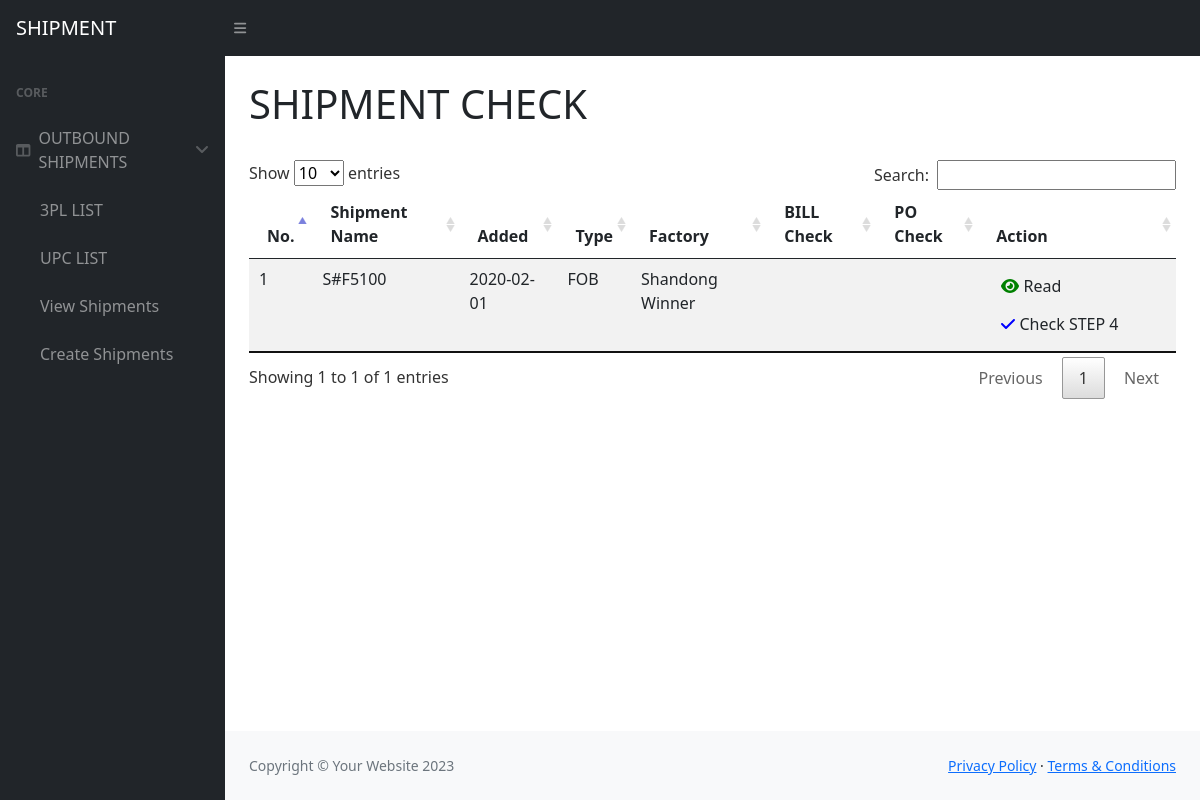
Before: /index.php/billcheck with the older database file.
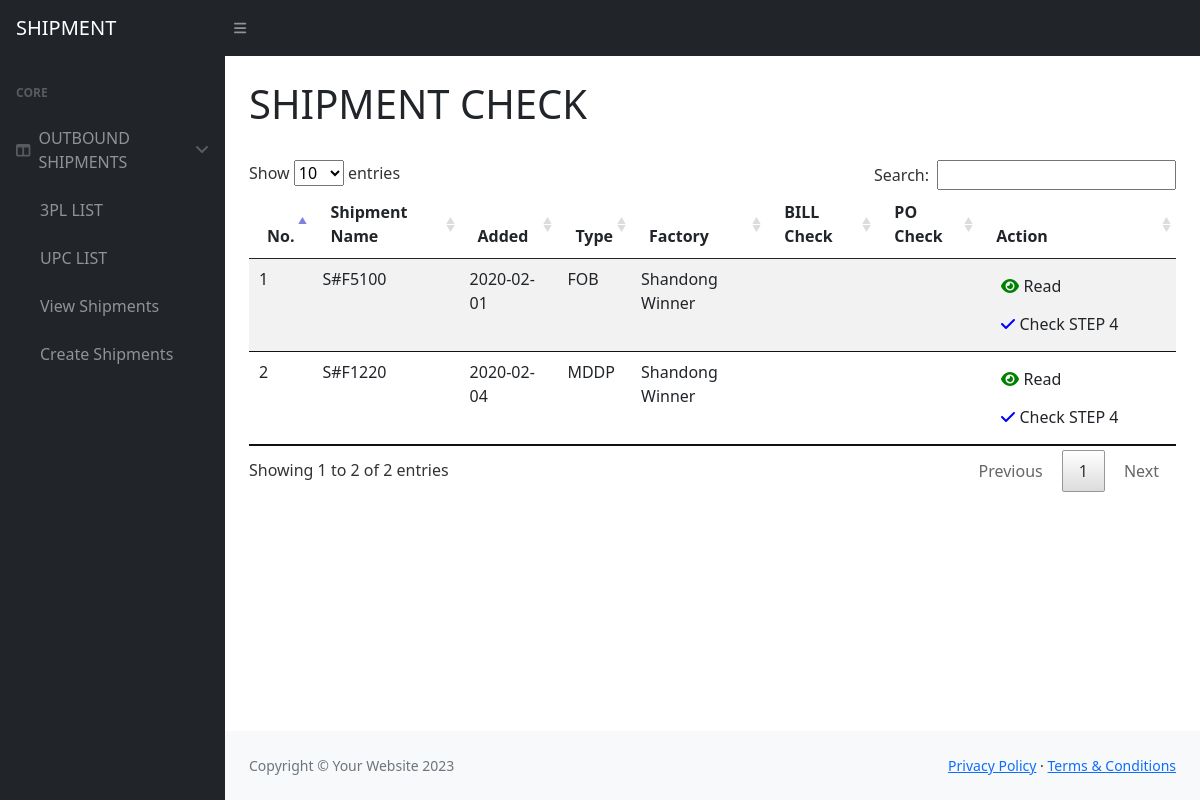
After: the same page with the newer database file.
### tables this page shows
CREATE TABLE `shipment_header`  (
  `id` int NOT NULL AUTO_INCREMENT COMMENT 'id',
  `shipment_id` int NOT NULL COMMENT 'shipment id',
  `date_entered` date NULL DEFAULT NULL COMMENT 'DATA ENTERED',
  `shipment_type` varchar(11) NOT NULL COMMENT 'SHIPMENT TYPE',
  `factory` varchar(255) NULL DEFAULT NULL COMMENT 'FACTORY',
  `carrier` varchar(255) NULL DEFAULT NULL COMMENT 'CARRIERP',
  `bl` varchar(255) NULL DEFAULT NULL COMMENT 'BL#',
  `bill_date` date NULL DEFAULT NULL COMMENT 'BILL/INV DATE',
  `docs_date` date NULL DEFAULT NULL COMMENT 'DOCS RCVD DATE',
  `bill` varchar(255) NULL DEFAULT NULL COMMENT 'BILL#',
  `amount` double NULL DEFAULT NULL COMMENT 'AMOUNT',
  `created_at` timestamp NULL DEFAULT NULL COMMENT 'created date',
  `bill_check` int NOT NULL DEFAULT 0 COMMENT 'bill_check step4 0-non 1-active',
  `po_check` int NOT NULL DEFAULT 0 COMMENT 'po_check 0-non 1-active',
  PRIMARY KEY (`id`) USING BTREE,
  INDEX `shipment_id`(`shipment_id` ASC) USING BTREE,
  CONSTRAINT `shipment_header_ibfk_1` FOREIGN KEY (`shipment_id`) REFERENCES `shipment` (`id`) ON DELETE CASCADE ON UPDATE RESTRICT
);

CREATE TABLE `shipment`  (
  `id` int NOT NULL AUTO_INCREMENT COMMENT 'id',
  `name` varchar(255) NOT NULL COMMENT 'folder name',
  `input_1_name` varchar(255) NULL DEFAULT NULL COMMENT 'Bill of Lading file name',
  `input_2_name` varchar(255) NULL DEFAULT NULL COMMENT 'Invoice name',
  `input_3_name` varchar(255) NULL DEFAULT NULL COMMENT 'packging list file name',
  `input_4_name` varchar(255) NULL DEFAULT NULL COMMENT 'other file name',
  `comment` varchar(255) NULL DEFAULT NULL COMMENT 'comment',
  `created_at` time NULL DEFAULT NULL COMMENT 'created date',
  `show_flag` tinyint NOT NULL DEFAULT 1 COMMENT '1-show 0-hide',
  `out_1_name` varchar(255) NULL DEFAULT NULL COMMENT 'SHIPMENT FILE',
  `out_2_name` varchar(255) NULL DEFAULT NULL COMMENT 'MASTER FILE IMPORT FILE',
  `out_3_name` varchar(255) NULL DEFAULT NULL COMMENT 'Receiver Upload',
  `out_4_name` varchar(255) NULL DEFAULT NULL COMMENT 'PL S',
  PRIMARY KEY (`id`) USING BTREE
);

### application/controllers/BillCheck.php (called while the page is built, shortened)
<?php
class Billcheck extends CI_Controller {
	public function __construct()
    {
        $this->load->database();
        $this->load->helper('url');
        $this->load->library('session');
        $this->load->library('form_validation');
		$this->load->model('Header_model');
        $this->load->model('Shipment_model');
        $this->load->model('Details_model');
    }
	public function index()
	{
        $data = array(
            'headerList' => $this->Header_model->getindex(),
        );
		$this->load->view('layout/header');
		$this->load->view('billcheck/index', $data);
		$this->load->view('layout/footer');
	}
}

### index.php (called while the page is built, shortened)
<?php
require_once BASEPATH.'core/CodeIgniter.php';

### application/models/Header_model.php (called while the page is built, shortened)
<?php
class Header_model extends CI_Model {
	public function getindex()
	{
        $query = $this->db->query(
            'SELECT
                shipment.`name` as name,
                shipment_header.*
            from shipment_header
            LEFT JOIN shipment
                on shipment_header.shipment_id = shipment.id'
        );
        if ($query->num_rows() > 0) {
            return $query->result();
        } else {
            return false;
        }
    }
}

### application/views/billcheck/index.php (the view, shortened to what this page needs)
<h1 class="mt-4">SHIPMENT CHECK</h1>
<div class="row">
    <table id="check-table" class="table table-striped table-hover">
        <thead>
            <tr>
                <th>No.</th>
                <th>Shipment Name</th>
                <th>Added</th>
                <th>Type</th>
                <th>Factory</th>
                <th>BILL Check</th>
                <th>PO Check</th>
                <th>Action</th>
            </tr>
        </thead>
        <tbody>
            <?php
                $no = 1;
                if ($headerList != false) {
                    foreach ($headerList as $header) {
                        echo '<tr>';
                        echo '<td>'.$no++.'</td>';
                        echo '<td>'.$header->name.'</td>';
                        echo '<td>'.$header->date_entered.'</td>';
                        echo '<td>'.$header->shipment_type.'</td>';
                        echo '<td>'.$header->factory.'</td>';
                        echo '<td>'.($header->bill_check==1 ? '<i class="fa-solid fa-check" style="color: #2df41f;"></i>' :'').'</td>';
                        echo '<td>'.($header->po_check==1 ? '<i class="fa-solid fa-check" style="color: #2df41f;"></i>' :'').'</td>';
                        echo '<td>
                            <a class="btn" href="./setheader/read/'.$header->id.'">
                                <i class="fa-solid fa-eye" style="color: green;"></i>
                                Read
                            </a>
                            <a class="btn" href="./billcheck/edit/'.$header->id.'">
                                <i class="fa-solid fa-check fa-beat-fade" style="color: blue;"></i>
                                Check STEP 4
                            </a>
                        </td>';
                        echo '</tr>';
                    }
                }
            ?>
        </tbody>
    </table>
</div>

Changed rows visible on the page:
added shipment_header: shipment.name "S#F1220", date_entered "2020-02-04", shipment_type "MDDP", factory "Shandong Winner"
Other visible differences:
text written by a page script: "Show entries Search: Showing 1 to 1 of 1 entries Previous 1 Next" → "Show entries Search: Showing 1 to 2 of 2 entries Previous 1 Next"
